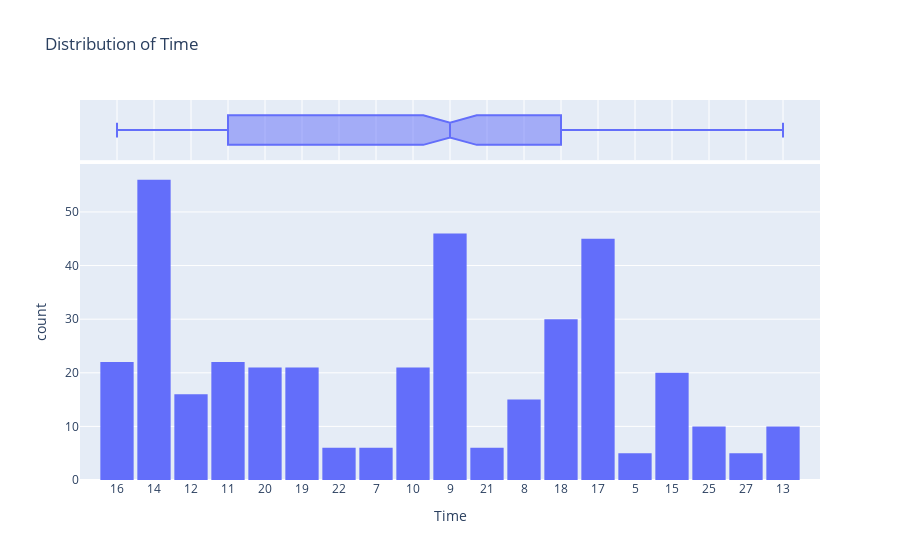

Notebook code for this chart:
### Code cell
fig = px.histogram(df,
                  x='Time',
                  marginal='box',
                  title="Distribution of Time")
fig.update_layout(bargap=0.1)
fig.show()

### Figure 1 — Plotly figure (JSON) as saved in the notebook; plotly's stock layout.template omitted (floating-point values rounded to 4 significant figures; data arrays with more than 128 entries replaced by an {"elided": "..."} marker saying what was removed)
{"data": [{"alignmentgroup": "True", "bingroup": "x", "hovertemplate": "Time=%{x}<br>count=%{y}<extra></extra>", "legendgroup": "", "marker": {"color": "#636efa", "pattern": {"shape": ""}}, "name": "", "offsetgroup": "", "orientation": "v", "showlegend": false, "type": "histogram", "x": {"elided": "383 str values"}, "xaxis": "x", "yaxis": "y"}, {"alignmentgroup": "True", "hovertemplate": "Time=%{x}<extra></extra>", "legendgroup": "", "marker": {"color": "#636efa"}, "name": "", "notched": true, "offsetgroup": "", "showlegend": false, "type": "box", "x": {"elided": "383 str values"}, "xaxis": "x2", "yaxis": "y2"}], "layout": {"bargap": 0.1, "barmode": "relative", "legend": {"tracegroupgap": 0}, "title": {"text": "Distribution of Time"}, "xaxis": {"anchor": "y", "domain": [0, 1], "title": {"text": "Time"}}, "xaxis2": {"anchor": "y2", "domain": [0, 1], "matches": "x", "showgrid": true, "showticklabels": false}, "yaxis": {"anchor": "x", "domain": [0, 0.8316], "title": {"text": "count"}}, "yaxis2": {"anchor": "x2", "domain": [0.8416, 1], "matches": "y2", "showgrid": false, "showline": false, "showticklabels": false, "ticks": ""}}}
